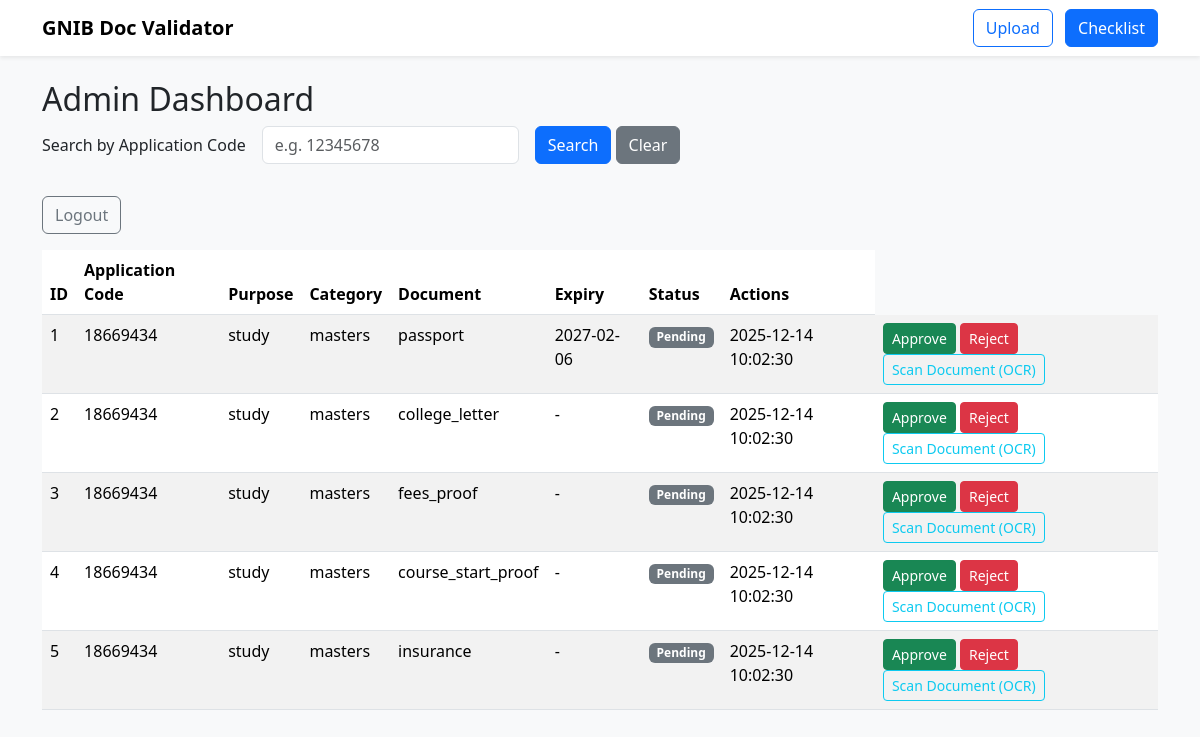
Before: /admin (signed in) with the older database file.
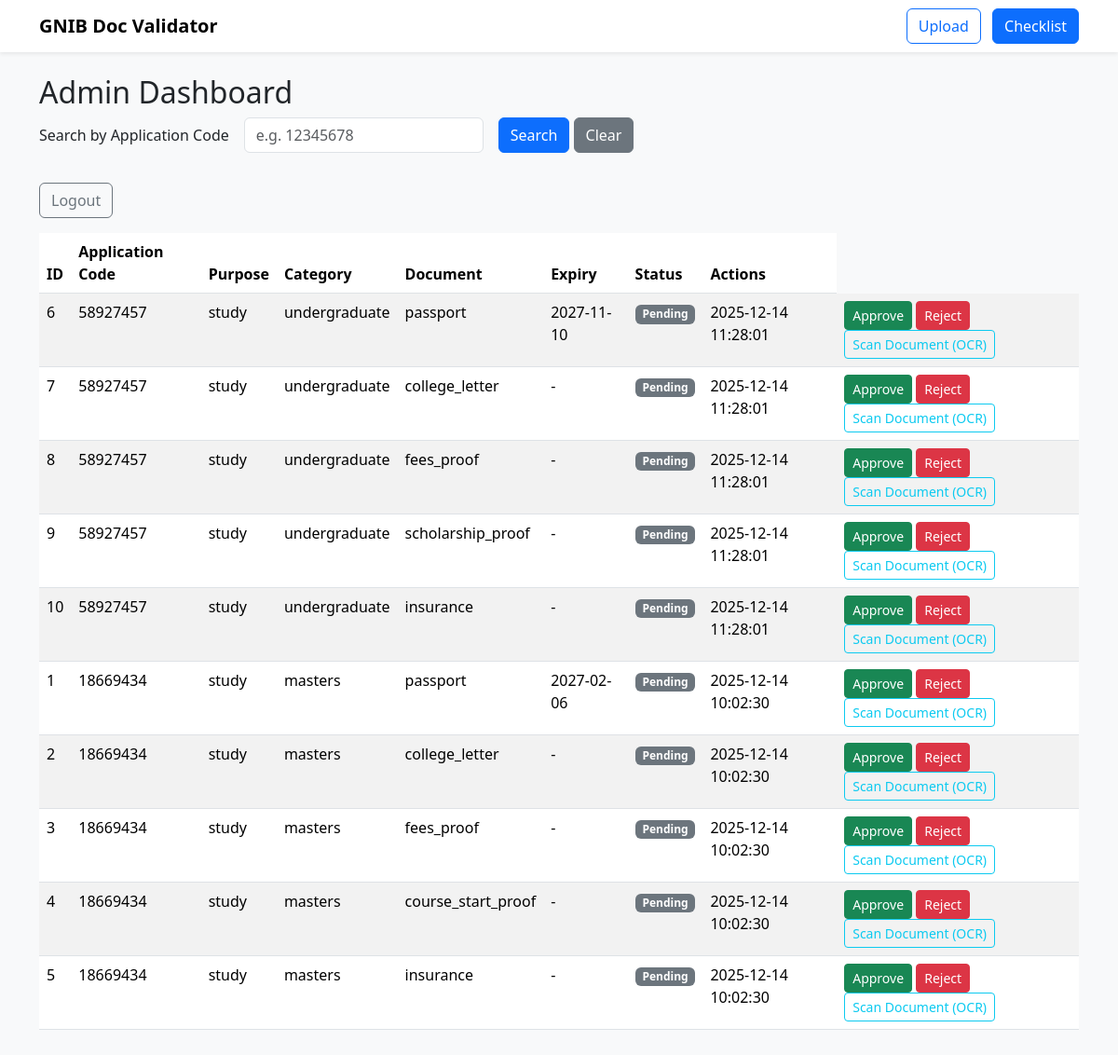
After: the same page with the newer database file.
### tables this page shows
CREATE TABLE uploads (
            id INTEGER PRIMARY KEY AUTOINCREMENT,
            application_code TEXT NOT NULL,
            purpose TEXT NOT NULL,
            category TEXT NOT NULL,
            doc_type TEXT NOT NULL,
            filename TEXT NOT NULL,
            expiry_date TEXT,
            status TEXT NOT NULL DEFAULT 'pending',
            uploaded_at TEXT NOT NULL
        );

### app.py (the view)
@app.route("/admin")
def admin_dashboard():
    if not require_admin():
        return redirect(url_for("admin_login"))
    search_code = request.args.get("code", "").strip()
    conn = get_db_connection()
    cur = conn.cursor()
    if search_code:
        cur.execute(
            """
            SELECT id, application_code, purpose, category,
                   doc_type, filename, expiry_date, status, uploaded_at
            FROM uploads
            WHERE application_code = ?
            ORDER BY uploaded_at DESC
            """,
            (search_code,),
        )
    else:
        cur.execute(
            """
            SELECT id, application_code, purpose, category,
                   doc_type, filename, expiry_date, status, uploaded_at
            FROM uploads
            ORDER BY uploaded_at DESC
            """
        )
    uploads = cur.fetchall()
    conn.close()
    return render_template(
        "admin_dashboard.html",
        uploads=uploads,
        search_code=search_code,
    )
    return render_template("admin_dashboard.html", uploads=uploads)

### app.py (called while the page is built)
def get_db_connection():
    conn = sqlite3.connect(DB_PATH)
    conn.row_factory = sqlite3.Row
    return conn

def require_admin():
    return bool(session.get("admin_logged_in"))

### templates/admin_dashboard.html (shortened to what this page needs)
{% extends "base.html" %} {% block content %}
<h2>Admin Dashboard</h2>
<form
  class="row g-3 mb-3"
  method="get"
  action="{{ url_for('admin_dashboard') }}"
>
  <div class="col-auto">
    <label for="code" class="col-form-label">Search by Application Code</label>
  </div>
  <div class="col-auto">
    <input
      type="text"
      class="form-control"
      id="code"
      name="code"
      placeholder="e.g. 12345678"
      value="{{ search_code or '' }}"
    />
  </div>
  <div class="col-auto">
    <button type="submit" class="btn btn-primary mb-3">Search</button>
    <a href="{{ url_for('admin_dashboard') }}" class="btn btn-secondary mb-3">
      Clear
    </a>
  </div>
</form>
<a href="{{ url_for('admin_logout') }}" class="btn btn-outline-secondary mb-3">
  Logout
</a>
<table class="table table-striped">
  <thead>
    <tr>
      <th>ID</th>
      <th>Application Code</th>
      <th>Purpose</th>
      <th>Category</th>
      <th>Document</th>
      <th>Expiry</th>
      <th>Status</th>
      <th>Actions</th>
    </tr>
  </thead>
  <tbody>
    {% for row in uploads %}
    <tr>
      <td>{{ row.id }}</td>
      <td>{{ row.application_code }}</td>
      <td>{{ row.purpose }}</td>
      <td>{{ row.category }}</td>
      <td>{{ row.doc_type }}</td>
      <td>{{ row.expiry_date or '-' }}</td>
      <td>
        {% if row.status == 'approved' %}
        <span class="badge bg-success">Approved</span>
        {% elif row.status == 'rejected' %}
        <span class="badge bg-danger">Rejected</span>
        {% else %}
        <span class="badge bg-secondary">Pending</span>
        {% endif %}
      </td>
      <td>{{ row.uploaded_at }}</td>
      <td>
        <a
          href="{{ url_for('admin_approve', upload_id=row.id) }}"
          class="btn btn-sm btn-success"
          >Approve</a
        >
        <a
          href="{{ url_for('admin_reject', upload_id=row.id) }}"
          class="btn btn-sm btn-danger"
          >Reject</a
        >
        <a
          href="{{ url_for('admin_scan', upload_id=row.id) }}"
          class="btn btn-sm btn-outline-info"
        >
          Scan Document (OCR)
        </a>
      </td>
    </tr>
    {% endfor %}
  </tbody>
</table>
{% endblock %}

### templates/base.html (shortened to what this page needs)
<!DOCTYPE html>
<html lang="en">
  <head>
    <link
      href="https://cdn.jsdelivr.net/npm/bootstrap@5.3.3/dist/css/bootstrap.min.css"
      rel="stylesheet"
    />
    <link
      rel="stylesheet"
      href="{{ url_for('static', filename='css/style.css') }}"
    />
  </head>
  <body class="bg-light">
    <nav class="navbar navbar-expand-lg navbar-light bg-white shadow-sm">
      <div class="container">
        <a class="navbar-brand fw-bold" href="{{ url_for('index') }}"
          >GNIB Doc Validator</a
        >
        <div class="ms-auto">
          <a class="btn btn-outline-primary me-2" href="{{ url_for('upload') }}"
            >Upload</a
          >
          <a class="btn btn-primary" href="{{ url_for('checklist') }}"
            >Checklist</a
          >
        </div>
      </div>
    </nav>
    <div class="container py-4">
       {% block content %}{% endblock %}
    </div>
  </body>
</html>

Changed rows visible on the page:
added uploads: id "6", application_code "58927457", purpose "study", category "undergraduate", doc_type "passport", expiry_date "2027-11-10", status "Pending", uploaded_at "2025-12-14 11:28:01"
added uploads: id "7", application_code "58927457", purpose "study", category "undergraduate", doc_type "college_letter", expiry_date "-", status "Pending", uploaded_at "2025-12-14 11:28:01"
added uploads: id "8", application_code "58927457", purpose "study", category "undergraduate", doc_type "fees_proof", expiry_date "-", status "Pending", uploaded_at "2025-12-14 11:28:01"
added uploads: id "9", application_code "58927457", purpose "study", category "undergraduate", doc_type "scholarship_proof", expiry_date "-", status "Pending", uploaded_at "2025-12-14 11:28:01"
added uploads: id "10", application_code "58927457", purpose "study", category "undergraduate", doc_type "insurance", expiry_date "-", status "Pending", uploaded_at "2025-12-14 11:28:01"
